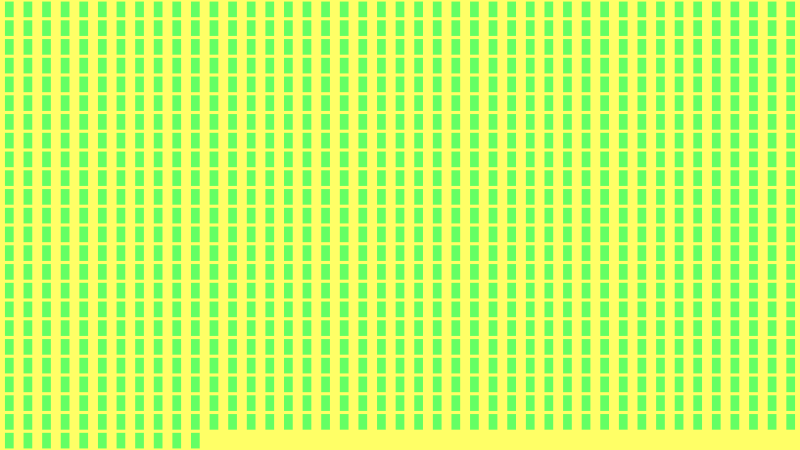
Frame 1 (no input)
Frame 60 (the mouse pressed at the canvas centre just before this capture): identical to frame 1, image omitted
Frame 120 (the mouse held since frame 60 and released just before this capture): identical to frame 1, image omitted

The Processing sketch that drew this single still picture (run headless with seeded random() and noise(); from frame 60 on, the mouse is pressed at the canvas centre):

// Processing sketch: Sieve_of_Eratosthenes
// ── Sieve_of_Eratosthenes.pde
boolean[] prime = new boolean[1000];
boolean[] truePrime = new boolean[1000];

int blocks = 1000;
int hBlocks;
int vBlocks;

void setup(){
  size(800,450);
  
  hBlocks = ceil(sqrt(blocks/( height/float(width))));
  vBlocks = ceil(sqrt(blocks*( height/float(width))));
}

void draw(){
  background(255,255,102);
  
  fill(100,255,100);
  noStroke();
  rectMode(CENTER);
  
  for(int i = 0; i < hBlocks; i++){
    for(int j = 0; j < vBlocks; j++){
      if(j*hBlocks+i<blocks){
        rect(i*float(width)/hBlocks+float(width)/hBlocks/2,j*float(height)/vBlocks+float(height)/vBlocks/2,height/(hBlocks*1.2),height/(vBlocks*1.2));
      }
    }
  }
  
  
  
  fill(0);
  textAlign(CENTER,CENTER);
  
  
  
  
  
}
